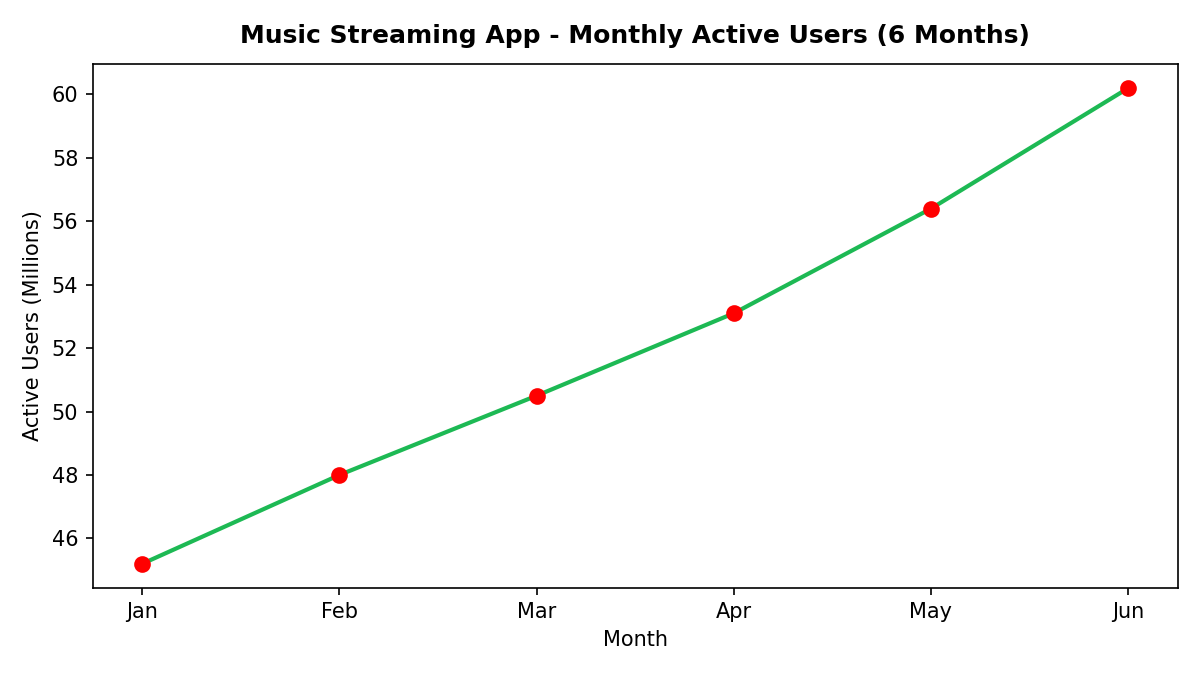

The script that saved this image:

import matplotlib
matplotlib.use('Agg')
import matplotlib.pyplot as plt

months = ['Jan', 'Feb', 'Mar', 'Apr', 'May', 'Jun']
users_millions = [45.2, 48.0, 50.5, 53.1, 56.4, 60.2]

plt.figure(figsize=(8, 4.5))
plt.plot(months, users_millions, color='#1DB954', linewidth=2, marker='o', markerfacecolor='red', markeredgecolor='red', markersize=7)
plt.title('Music Streaming App - Monthly Active Users (6 Months)', fontsize=12, fontweight='bold', pad=10)
plt.xlabel('Month', fontsize=10)
plt.ylabel('Active Users (Millions)', fontsize=10)

plt.tight_layout()
plt.savefig('session2_task2_music_users.png', dpi=150)
plt.close()

print("session2_task2_music_users.py executed successfully. Chart saved as session2_task2_music_users.png (150 DPI).")
